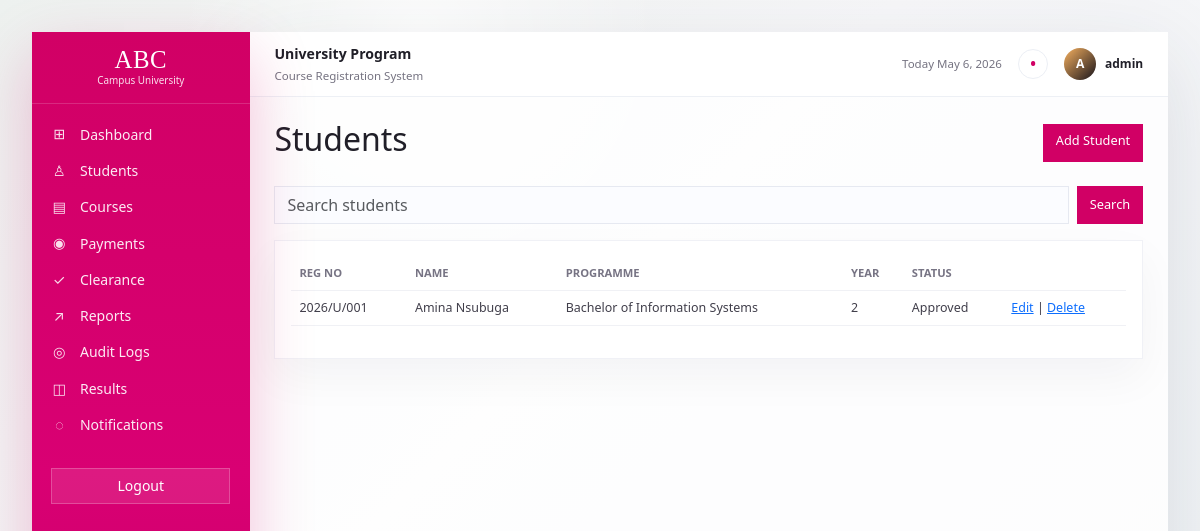
/students/ (signed in), run on the app's committed database.
### apps/accounts/models.py (models this page shows, shortened)
class User(AbstractUser):
    class Roles(models.TextChoices):
        ADMIN = "ADMIN", "Admin"
        STAFF = "STAFF", "Staff"
        STUDENT = "STUDENT", "Student"
    role = models.CharField(max_length=20, choices=Roles.choices, default=Roles.STUDENT)
    @property
    def is_staff_role(self):
        return self.role in {self.Roles.ADMIN, self.Roles.STAFF} or self.is_superuser

### apps/students/models.py (models this page shows, shortened)
class Student(models.Model):
    user = models.OneToOneField(settings.AUTH_USER_MODEL, on_delete=models.CASCADE, related_name="student_profile")
    full_name = models.CharField(max_length=150)
    reg_number = models.CharField(max_length=40, unique=True)
    programme = models.CharField(max_length=120)
    year_of_study = models.PositiveSmallIntegerField(default=1)
    is_approved = models.BooleanField(default=True)
    created_at = models.DateTimeField(auto_now_add=True)
    updated_at = models.DateTimeField(auto_now=True)
    class Meta:
        ordering = ["full_name"]

### apps/students/views.py (the view)
# urls.py: path("", views.student_list, name="student_list"),
@staff_required
def student_list(request):
    query = request.GET.get("q", "")
    students = Student.objects.select_related("user")
    if query:
        students = students.filter(full_name__icontains=query) | students.filter(reg_number__icontains=query)
    page = Paginator(students.distinct(), 10).get_page(request.GET.get("page"))
    return render(request, "students/student_list.html", {"page": page, "query": query})

### templates/students/student_list.html (shortened to what this page needs)
{% extends "base.html" %}
{% block content %}
<div class="page-header"><h2>Students</h2><a class="btn btn-primary" href="{% url 'student_create' %}">Add Student</a></div>
<form class="searchbar"><input class="form-control" name="q" value="{{ query }}" placeholder="Search students"><button class="btn btn-dark">Search</button></form>
<div class="panel"><table class="table table-hover"><thead><tr><th>Reg No</th><th>Name</th><th>Programme</th><th>Year</th><th>Status</th><th></th></tr></thead><tbody>{% for student in page %}<tr><td>{{ student.reg_number }}</td><td>{{ student.full_name }}</td><td>{{ student.programme }}</td><td>{{ student.year_of_study }}</td><td>{{ student.is_approved|yesno:"Approved,Pending" }}</td><td><a href="{% url 'student_update' student.pk %}">Edit</a> | <a href="{% url 'student_delete' student.pk %}">Delete</a></td></tr>{% empty %}<tr><td colspan="6">No students found.</td></tr>{% endfor %}</tbody></table></div>
{% endblock %}

### templates/base.html (shortened to what this page needs)
{% load static %}
<!doctype html>
<html lang="en">
<head>
  <link href="https://cdn.jsdelivr.net/npm/bootstrap@5.3.3/dist/css/bootstrap.min.css" rel="stylesheet">
  <link rel="stylesheet" href="{% static 'css/style.css' %}">
</head>
<body class="{% block body_class %}{% endblock %}">
  <div class="app-shell">
    {% if user.is_authenticated %}
      <aside class="sidebar">
        <div class="sidebar-brand">
          <strong>ABC</strong>
          <span>Campus University</span>
        </div>
        <nav class="sidebar-nav">
        <a href="{% url 'dashboard' %}"><span>⊞</span>Dashboard</a>
        {% if user.is_staff_role or user.is_superuser %}
          <a href="{% url 'student_list' %}"><span>♙</span>Students</a>
          <a href="{% url 'course_list' %}"><span>▤</span>Courses</a>
          <a href="{% url 'payment_list' %}"><span>◉</span>Payments</a>
          <a href="{% url 'clearance_list' %}"><span>✓</span>Clearance</a>
          <a href="{% url 'reports_dashboard' %}"><span>↗</span>Reports</a>
          <a href="{% url 'audit_logs' %}"><span>◎</span>Audit Logs</a>
        {% else %}
          <a href="{% url 'student_portal' %}"><span>♙</span>Student Portal</a>
          <a href="{% url 'register_course' %}"><span>▤</span>Register Courses</a>
          <a href="{% url 'registration_slip' %}"><span>▣</span>Download Slip</a>
        {% endif %}
        <a href="{% url 'result_list' %}"><span>◫</span>Results</a>
        <a href="{% url 'notification_list' %}"><span>◌</span>Notifications</a>
        </nav>
        <form method="post" action="{% url 'logout' %}">
          <button class="sidebar-logout">Logout</button>
        </form>
      </aside>
    {% endif %}
    <main class="content">
      {% if user.is_authenticated %}
        <header class="topbar">
          <div>
            <strong>{% block workspace_title %}University Program{% endblock %}</strong>
            <span>{% block workspace_subtitle %}Course Registration System{% endblock %}</span>
          </div>
          <div class="topbar-actions">
            <span>Today {% now "F j, Y" %}</span>
            <a href="{% url 'notification_list' %}" class="notification-dot">•</a>
            <div class="user-chip">
              <span>{{ user.username|slice:":1"|upper }}</span>
              <strong>{{ user.get_full_name|default:user.username }}</strong>
            </div>
          </div>
        </header>
      {% endif %}
      {% block content %}{% endblock %}
    </main>
  </div>
</body>
</html>

### static/css/style.css (style rules this page uses)
body { background: radial-gradient(circle at 35% 4%, rgba(255, 255, 255, .85), transparent 15rem), linear-gradient(135deg, #edf1ef 0%, #f7f7f9 45%, #eef2f5 100%); color: #201f28; font-size: 14px; }
.app-shell { display: flex; min-height: 100vh; padding: 2rem; }
.sidebar { background: linear-gradient(180deg, #d10065 0%, #d90073 60%, #c70068 100%); color: #fff; flex: 0 0 13.6rem; padding: 0; position: sticky; top: 2rem; height: calc(100vh - 4rem); border-radius: 0; box-shadow: 0 24px 60px rgba(209, 0, 101, .24); overflow-y: auto; }
.sidebar-brand { border-bottom: 1px solid rgba(255, 255, 255, .16); padding: 1rem 1.25rem .95rem; text-align: center; }
.sidebar-brand strong { display: block; font-family: Georgia, serif; font-size: 1.55rem; font-weight: 400; letter-spacing: .02em; line-height: 1; }
.sidebar-brand span { display: block; font-size: .62rem; opacity: .88; }
.sidebar-nav { padding: .75rem 0; }
.sidebar a { align-items: center; color: rgba(255, 255, 255, .92); display: flex; gap: .8rem; min-height: 2.15rem; padding: .46rem 1.2rem; text-decoration: none; transition: background .15s ease, color .15s ease; }
.sidebar a span { align-items: center; display: inline-flex; font-size: .9rem; justify-content: center; opacity: .95; width: 1rem; }
.sidebar-logout { background: rgba(255,255,255,.1); border: 1px solid rgba(255,255,255,.22); color: #fff; margin: .8rem 1.2rem 1.2rem; min-height: 2.25rem; width: calc(100% - 2.4rem); }
.content { flex: 1; background: rgba(255, 255, 255, .84); box-shadow: 0 24px 80px rgba(42, 50, 64, .12); min-height: calc(100vh - 4rem); overflow: hidden; padding: 0; }
.page-header { align-items: center; display: flex; justify-content: space-between; gap: 1rem; margin-bottom: 1.2rem; }
.topbar { align-items: center; background: rgba(255,255,255,.92); border-bottom: 1px solid #edf0f5; display: flex; justify-content: space-between; min-height: 4.05rem; padding: 0 1.55rem; }
.topbar strong { display: block; font-size: .88rem; }
.topbar span { color: #757381; font-size: .72rem; }
.topbar-actions { align-items: center; display: flex; gap: 1rem; }
.notification-dot { align-items: center; background: #fff; border: 1px solid #eceff5; border-radius: 50%; color: #d10065; display: inline-flex; font-size: 1.2rem; height: 1.9rem; justify-content: center; line-height: 1; text-decoration: none; width: 1.9rem; }
.user-chip { align-items: center; display: flex; gap: .55rem; }
.user-chip span { align-items: center; background: linear-gradient(135deg, #f6b05f, #17141b); border-radius: 50%; color: #fff; display: inline-flex; font-size: .76rem; font-weight: 700; height: 2rem; justify-content: center; width: 2rem; }
.user-chip strong { font-size: .75rem; }
.content > .page-header, .content > .row, .content > .panel, .content > .stat-card, .content > form, .content > .student-hero, .content > .analytics-grid, .content > .section-title, .content > .meter-grid, .content > .activity-grid, .content > nav { margin-left: 1.55rem; margin-right: 1.55rem; }
.content > .page-header:first-of-type { margin-top: 1.45rem; }
.panel, .stat-card, .form-card { background: #fff; border: 1px solid #f0f1f6; border-radius: 0; padding: 1rem; box-shadow: 0 18px 45px rgba(34, 34, 52, .045); }
.app-table td, .table td, .table th { border-color: #f0f1f5; color: #413f4b; font-size: .78rem; vertical-align: middle; }
.table thead th { color: #777484; font-size: .7rem; font-weight: 800; text-transform: uppercase; }
.searchbar { display: flex; gap: .5rem; margin-bottom: 1rem; }
.searchbar .form-control, .form-grid input, .form-grid select, .form-grid textarea, .form-card input { background: #fbfcff; border: 1px solid #e6e9f1; border-radius: 0; box-shadow: none; min-height: 2.4rem; }
.btn { border-radius: 0; font-size: .8rem; min-height: 2.35rem; }
.btn-primary, .btn-dark { background: #d10065; border-color: #d10065; }

### data on the page
User: username "A", get_full_name "admin"
Student: reg_number "2026/U/001", full_name "Amina Nsubuga", programme "Bachelor of Information Systems", year_of_study "2", is_approved "Approved"
